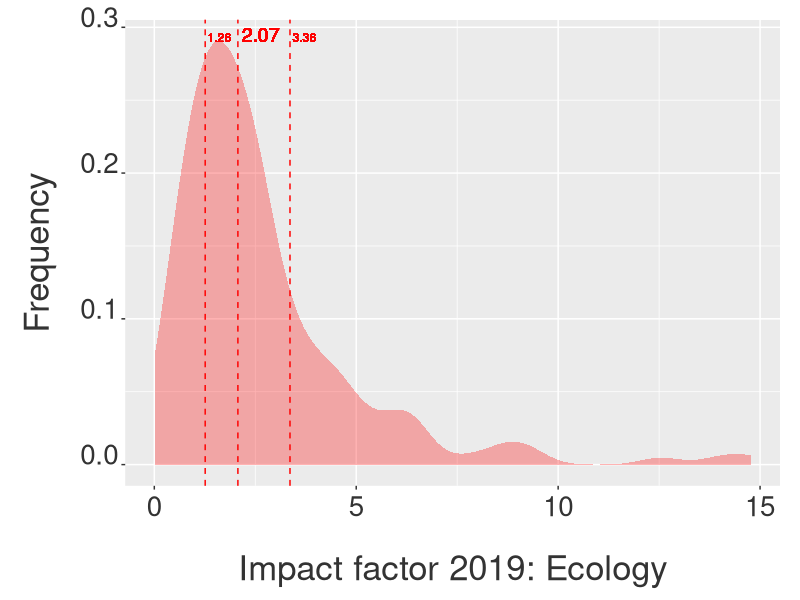

Generate this figure with R: (Note: this script raises an error after producing the figure.)
################################################################################
##### Impact factor analysis of the journals classified as "Ecology" (JCR)
##### and "Biodiversity" (CAPES).
##### Ecological Synthesis Lab: https://marcomellolab.wordpress.com.
##### Author: Marco Mello.
##### See README for further info:
##### https://github.com/marmello77/ImpactFactor/blob/master/README.md
################################################################################


################################################################################
##### Get ready
################################################################################


setwd(dirname(rstudioapi::getActiveDocumentContext()$path))

rm(list= ls())

library(ggplot2)
library(plyr)
library(RColorBrewer)
library(reshape2)
library(tidyverse)


################################################################################
##### Ecology
################################################################################


jcreco = read.csv("data/jcr ecology 2019.csv", na = "Not Available",
                  skip = 1, header = T)

neco<-dim(jcreco)[1]
jcreco<-jcreco[1:(neco-2),]

head(jcreco)
tail(jcreco)
colnames(jcreco)
str(jcreco)
dim(jcreco)
sum(is.na(jcreco))

jcreco.med <- summarise(jcreco, 
                        IFmedian = median(Journal.Impact.Factor, na.rm = T))
jcreco.med
eco.med = round(jcreco.med[1,1], digits = 2)
eco.med

jcreco.qua1 <- summarise(jcreco, 
                         IFqua1 = quantile(Journal.Impact.Factor, na.rm = T))
class(jcreco.qua1)
head(jcreco.qua1)
str(jcreco.qua1)
eco.qua1 = round(jcreco.qua1[2,1], digits = 2)
eco.qua1

jcreco.qua2 <- summarise(jcreco, 
                         IFqua2 = quantile(Journal.Impact.Factor, na.rm = T))
class(jcreco.qua2)
head(jcreco.qua2)
str(jcreco.qua2)
eco.qua2 = round(jcreco.qua2[4,1], digits = 2)
eco.qua2

p1 <- ggplot(jcreco, aes(x=Journal.Impact.Factor)) +
  geom_density(color = F, fill = "red", alpha = 0.3, position = "identity") +
  xlab("Impact factor 2019: Ecology") + 
  ylab("Frequency") +
  theme(axis.text.x = element_text(colour="grey20",size=20,
                                   angle=0,hjust=.5,vjust=.5,face="plain"),
        axis.text.y = element_text(colour="grey20",size=20,
                                   angle=0,hjust=1,vjust=0,face="plain"),
        axis.title.x = element_text(colour="grey20",size=25,
                                    angle=0,hjust=.5,vjust=0,face="plain"),
        axis.title.y = element_text(colour="grey20",size=25,
                                    angle=90,hjust=.5,vjust=.5,face="plain")) +
  theme(plot.margin = unit(c(0.5,0.5,0.5,0.5),"cm")) +
  theme(axis.title.y=element_text(margin=margin(0,20,0,0)),
        axis.title.x=element_text(margin=margin(20,0,0,0))) +
  geom_vline(data=jcreco.med, aes(xintercept=eco.med),
             linetype="dashed", size=0.5, color = "red") +
  geom_text(aes(eco.med, 0.29, label = eco.med, angle = 0, 
                hjust = -0.1, vjust = 0), size = 5, color = "red") +
  geom_vline(data=jcreco.qua1, aes(xintercept=eco.qua1),
             linetype="dashed", size=0.5, color = "red") +
  geom_text(aes(eco.qua1, 0.29, label = eco.qua1, angle = 0, 
                hjust = -0.1, vjust = 0), size = 3, color = "red") +
  geom_vline(data=jcreco.qua1, aes(xintercept=eco.qua2),
             linetype="dashed", size=0.5, color = "red") +
  geom_text(aes(eco.qua2, 0.29, label = eco.qua2, angle = 0,
                hjust = -0.1, vjust = 0), size = 3, color = "red")

p1
png(filename= "figures/ecology 2019.png", 
    res= 300,  height= 16, 
    width=26, unit="cm")
p1
dev.off()


################################################################################
##### Biodiversity
################################################################################


head(jcreco)
tail(jcreco)

jcroce = read.csv("data/jcr oceanography 2019.csv", na = "Not Available",
                  skip = 1, header = T)
noce<-dim(jcroce)[1]
jcroce<-jcroce[1:(noce-2),]

jcrpla = read.csv("data/jcr plant sciences 2019.csv", na = "Not Available",
                  skip = 1, header = T)
npla<-dim(jcrpla)[1]
jcrpla<-jcrpla[1:(npla-2),]

jcrzoo = read.csv("data/jcr zoology 2019.csv", na = "Not Available",
                  skip = 1, header = T)
nzoo<-dim(jcrzoo)[1]
jcrzoo<-jcrzoo[1:(nzoo-2),]

head(jcroce)
tail(jcroce)
colnames(jcroce)
str(jcroce)
dim(jcroce)
sum(is.na(jcroce))

head(jcrpla)
tail(jcrpla)
colnames(jcrpla)
str(jcrpla)
dim(jcrpla)
sum(is.na(jcrpla))

head(jcrzoo)
tail(jcrzoo)
colnames(jcrzoo)
str(jcrzoo)
dim(jcrzoo)
sum(is.na(jcrzoo))

jcrbio <- rbind(jcreco, jcroce[1:nrow(jcroce),], 
                jcrpla[1:nrow(jcrpla),], jcrzoo[1:nrow(jcrzoo),])

head(jcrbio)
tail(jcrbio)
dim(jcrbio)
names(jcrbio)
nrow(jcrbio)
length(jcrbio$Full.Journal.Title)
sum(nrow(jcreco), nrow(jcroce), nrow(jcrpla), nrow(jcrzoo))

jcrbio$Category <- c(replicate(nrow(jcreco), "Ecology"), 
                     replicate(nrow(jcroce), "Oceanography"), 
                     replicate(nrow(jcrpla), "PlantScience"), 
                     replicate(nrow(jcrzoo), "Zoology"))

jcrbio.med <- ddply(jcrbio, "Category", summarise, 
                    IFmedian = median(Journal.Impact.Factor, na.rm = T))
jcrbio.med

eco.med = round(jcrbio.med[1,2], digits = 2)
oce.med = round(jcrbio.med[2,2], digits = 2)
pla.med = round(jcrbio.med[3,2], digits = 2)
zoo.med = round(jcrbio.med[4,2], digits = 2)

p2 <- ggplot(jcrbio, aes(x=Journal.Impact.Factor, fill=Category)) +
  geom_density(alpha=.3, position="identity", color = F) +
  xlab("Impact factor 2019: Biodiversidade Capes") + 
  ylab("Frequency") +
  theme(axis.text.x = element_text(colour="grey20",size=20,angle=0,
                                   hjust=.5,vjust=.5,face="plain"),
        axis.text.y = element_text(colour="grey20",size=20,angle=0,
                                   hjust=1,vjust=0,face="plain"),
        axis.title.x = element_text(colour="grey20",size=25,angle=0,
                                    hjust=.5,vjust=0,face="plain"),
        axis.title.y = element_text(colour="grey20",size=25,angle=90,
                                    hjust=.5,vjust=.5,face="plain")) +
  theme(plot.margin = unit(c(0.5,0.5,0.5,0.5),"cm")) +
  theme(axis.title.y=element_text(margin=margin(0,20,0,0)),
        axis.title.x=element_text(margin=margin(20,0,0,0))) +
  geom_vline(data=jcrbio.med, aes(xintercept=IFmedian,  colour=Category),
             linetype="dashed", size=0.5) +
  geom_text(aes(eco.med, 0.60, label = eco.med, angle = 0, 
                hjust = 0, vjust = 0), size = 3) +
  geom_text(aes(oce.med, 0.62, label = oce.med, angle = 0, 
                hjust = 0, vjust = 0), size = 3) +
  geom_text(aes(pla.med, 0.64, label = pla.med, angle = 0, 
                hjust = 0, vjust = 0), size = 3) +
  geom_text(aes(zoo.med, 0.66, label = zoo.med, angle = 0, 
                hjust = 0, vjust = 0), size = 3)

p2
png(filename= "figures/biodiversity 2019.png", 
    res= 300,  height= 16,
    width=26, unit="cm")
p2
dev.off()


################################### END ########################################
